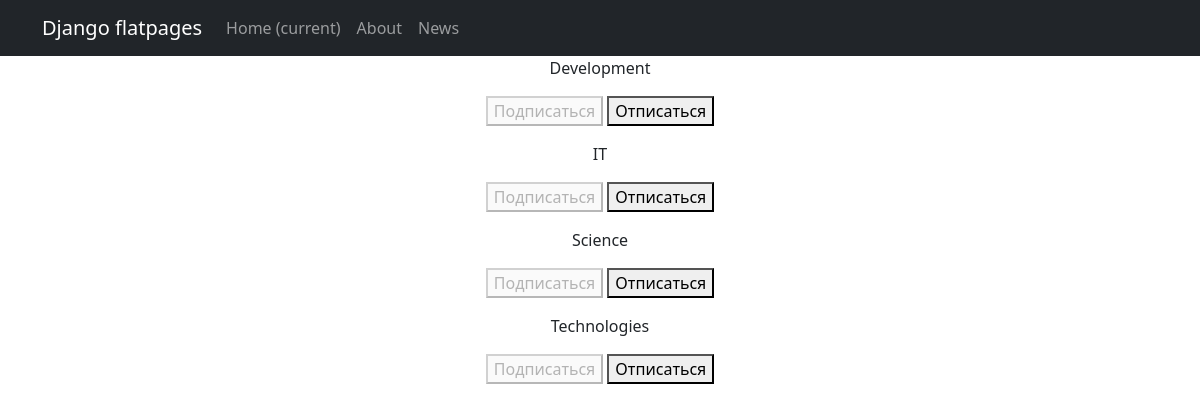
The page /news/subscriptions/ (signed in) on the database its author committed.
### news/models.py (models this page shows, shortened)
class Category(models.Model):
    name = models.CharField(max_length=64, unique=True)

### news/views.py (the view, shortened to what this page needs)
# urls.py: path('subscriptions/', subscriptions, name='subscriptions'),
@login_required
@csrf_protect
def subscriptions(request):
    categories_with_subscriptions = Category.objects.annotate(
        user_subscribed=Exists(
            Subscription.objects.filter(
                user=request.user,
                category=OuterRef('pk'),
            )
        )
    ).order_by('name')
    return render(
        request,
        'subscriptions.html',
        {'categories': categories_with_subscriptions},
    )

### news/templates/flatpages/subscriptions.html (shortened to what this page needs)
{% extends 'flatpages/default.html' %}
{% block content %}
    {% for category in categories  %}
        <p>
            {{ category.name }}
            <form method="post">
                {% if category.user_subscribed %}
                    <button disabled>Подписаться</button>
                    <button name="action" value="unsubscribe">Отписаться</button>
                {% else %}
                    <button name="action" value="subscribe">Подписаться</button>
                    <button disabled>Отписаться</button>
                {% endif %}
            </form>
        </p>
    {% endfor %}
{% endblock content %}

### rows shown on the page
Category: name "Development", shows "Подписаться"
Category: name "IT", shows "Подписаться"
Category: name "Science", shows "Подписаться"
Category: name "Technologies", shows "Подписаться"
